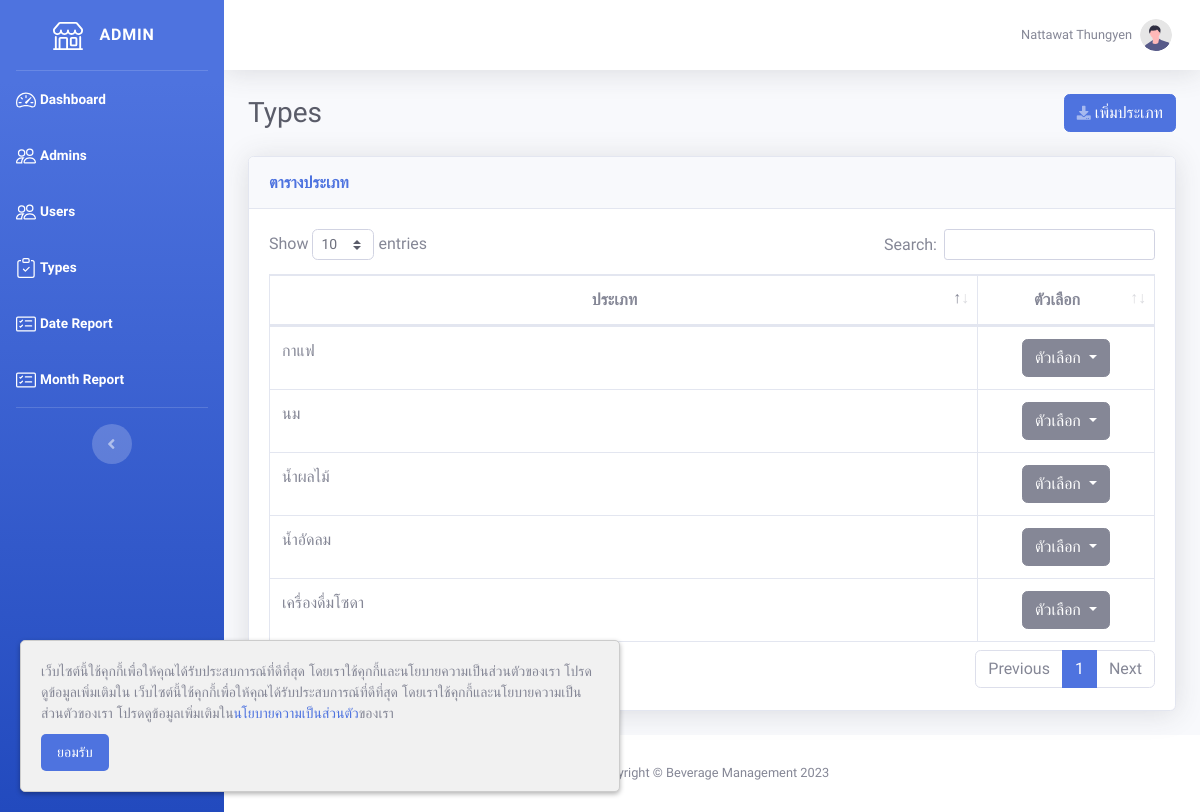
/admin/type.php (signed in), run on an earlier commit of the app's database.
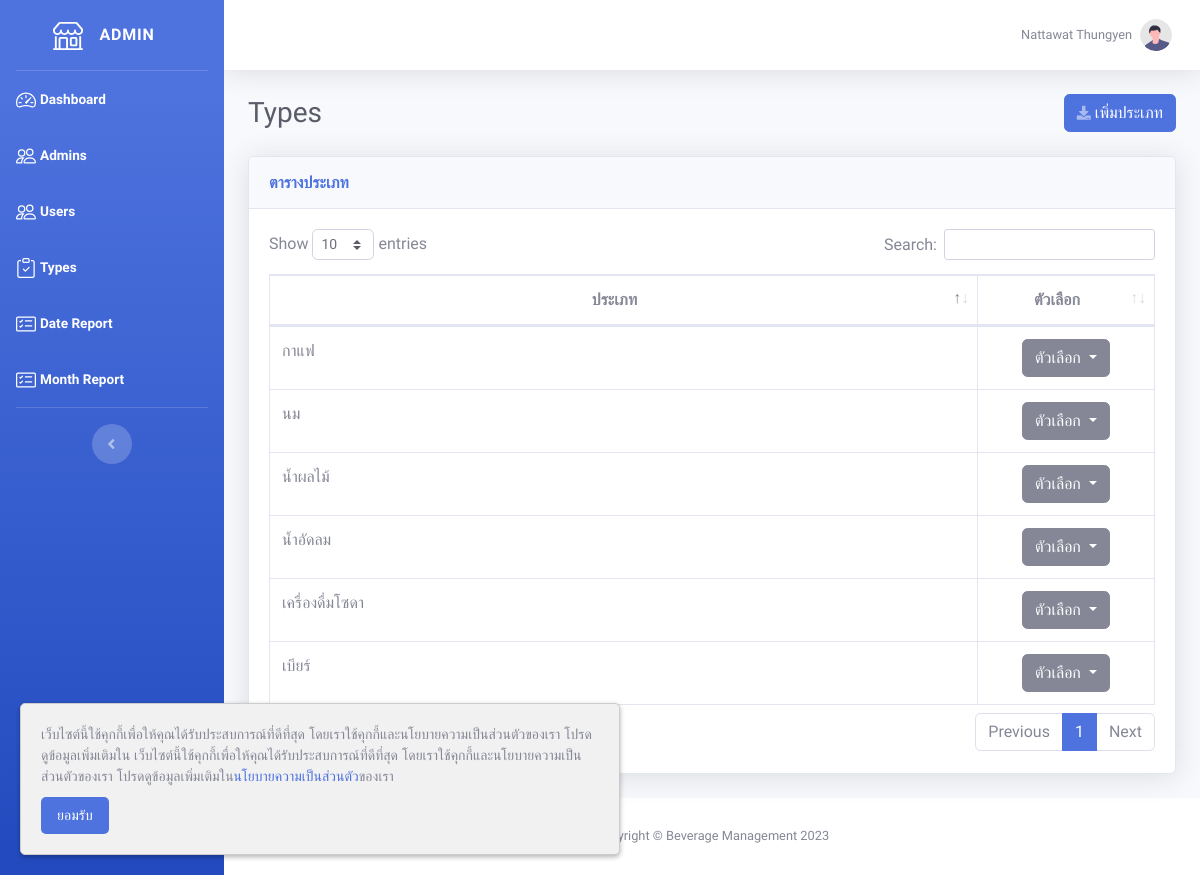
And on a later commit of the database.
### tables this page shows
CREATE TABLE `type` (
  `type_id` int(10) NOT NULL,
  `admin_id` int(10) NOT NULL,
  `type` varchar(255) NOT NULL
);

### admin/type.php (the view, shortened to what this page needs)
<!DOCTYPE html>
<html lang="en">
<?php
require '../include/connect.php';
include '../include/header.php';
$type_data = $connect->prepare("SELECT * FROM type");
$type_data->execute();
$row_type = $type_data->fetchAll(PDO::FETCH_ASSOC);
?>
<body id="page-top">
    <div id="wrapper">
        <?php include '../include/sidebar_admin.php'; ?>
        <div id="content-wrapper" class="d-flex flex-column">
            <div id="content">
                <?php include '../include/topbar.php'; ?>
                <div class="container-fluid">
                    <div class="d-sm-flex align-items-center justify-content-between mb-4">
                        <h1 class="h3 mb-0 text-gray-800">Types</h1>
                        <button type="button" class="btn btn-primary" data-toggle="modal" data-target="#insert_type">
                            <i class="fas fa-download fa-sm text-white-50"></i> เพิ่มประเภท
                        </button>
                    </div>
                    <div class="card shadow mb-4">
                        <div class="card-header py-3">
                            <h6 class="m-0 font-weight-bold text-primary">ตารางประเภท</h6>
                        </div>
                        <div class="card-body">
                            <div class="table-responsive">
                                <table class="table table-bordered" id="dataTable" width="100%" cellspacing="0">
                                    <thead class="text-center">
                                        <tr>
                                            <th width="80%">ประเภท</th>
                                            <th width="20%">ตัวเลือก</th>
                                        </tr>
                                    </thead>
                                    <tbody>
                                        <?php foreach ($row_type as $row) { ?>
                                            <tr>
                                                <td><?= $row['type'] ?></td>
                                                <td class="text-center">
                                                    <div class="dropdown">
                                                        <button class="btn btn-secondary dropdown-toggle" type="button" data-toggle="dropdown" aria-expanded="false">
                                                            ตัวเลือก
                                                        </button>
                                                    </div>
                                                </td>
                                            </tr>
                                        <?php } ?>
                                    </tbody>
                                </table>
                            </div>
                        </div>
                    </div>
                </div>
            </div>
            <?php include '../include/footer.php'; ?>
        </div>
    </div>
</body>
</html>

What changed in the data, as far as the page shows it:
added type: type "เบียร์"
